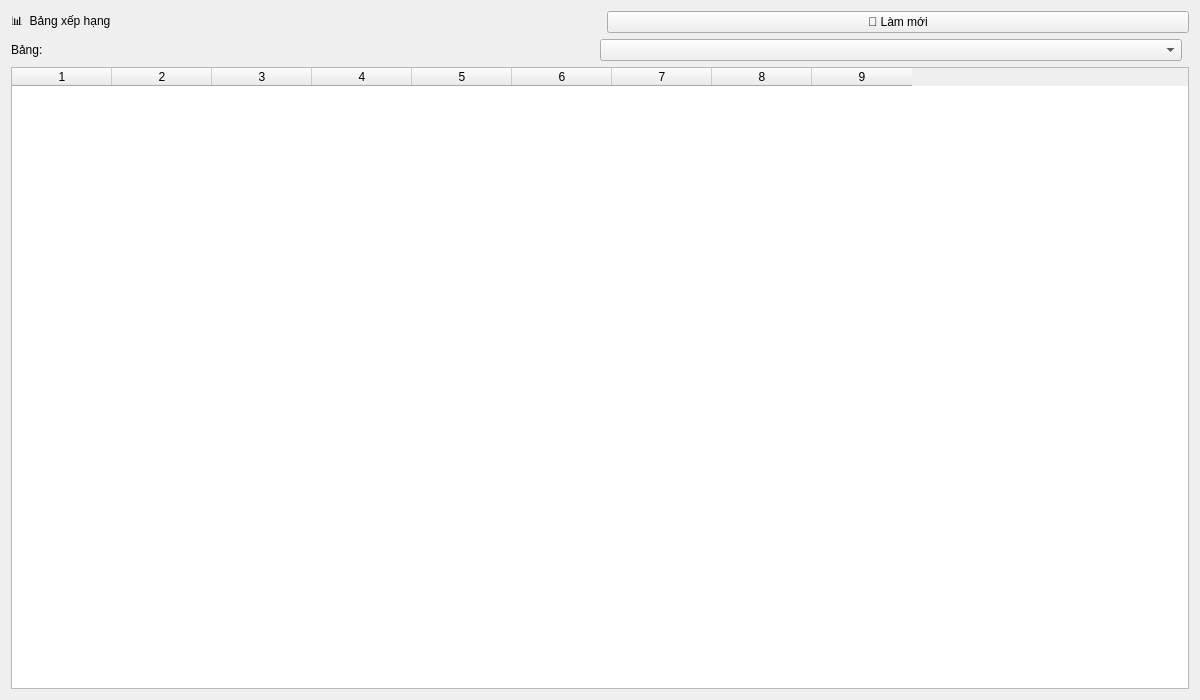
<?xml version="1.0" encoding="UTF-8"?>
<ui version="4.0">
 <class>StandingsTab</class>
 <widget class="QWidget" name="StandingsTab">
  <property name="geometry"><rect><x>0</x><y>0</y><width>1200</width><height>700</height></rect></property>
  <property name="windowTitle"><string>Tab Bảng Xếp Hạng</string></property>
  <layout class="QVBoxLayout" name="verticalLayout">
   <item>
    <layout class="QHBoxLayout" name="headerLayout">
     <item><widget class="QLabel" name="lblTitle"><property name="text"><string>📊  Bảng xếp hạng</string></property></widget></item>
     <item><spacer><property name="orientation"><enum>Qt::Horizontal</enum></property></spacer></item>
     <item><widget class="QPushButton" name="btnRefresh"><property name="text"><string>🔄 Làm mới</string></property></widget></item>
    </layout>
   </item>
   <item>
    <layout class="QHBoxLayout" name="filterLayout">
     <item><widget class="QLabel" name="lblGroup"><property name="text"><string>Bảng:</string></property></widget></item>
     <item><widget class="QComboBox" name="groupCombo"></widget></item>
     <item><spacer><property name="orientation"><enum>Qt::Horizontal</enum></property></spacer></item>
    </layout>
   </item>
   <item>
    <widget class="QTableWidget" name="standingsTbl">
     <property name="columnCount"><number>9</number></property>
     <attribute name="horizontalHeaderLabel"><string>#</string></attribute>
     <attribute name="horizontalHeaderLabel"><string>Đội</string></attribute>
     <attribute name="horizontalHeaderLabel"><string>Trận</string></attribute>
     <attribute name="horizontalHeaderLabel"><string>Thắng</string></attribute>
     <attribute name="horizontalHeaderLabel"><string>Hòa</string></attribute>
     <attribute name="horizontalHeaderLabel"><string>Thua</string></attribute>
     <attribute name="horizontalHeaderLabel"><string>Bàn vào</string></attribute>
     <attribute name="horizontalHeaderLabel"><string>Bàn thủng</string></attribute>
     <attribute name="horizontalHeaderLabel"><string>Điểm</string></attribute>
    </widget>
   </item>
  </layout>
 </widget>
</ui>
